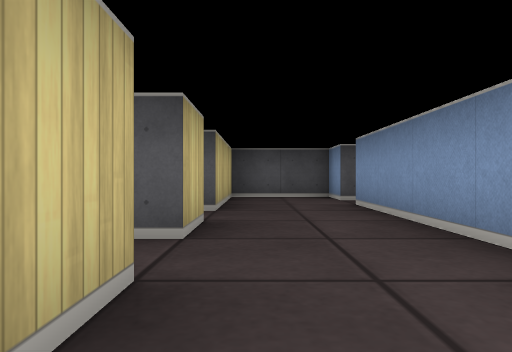
[1] (above)

18 first-person views from a walk through a cub3D maze. The camera is about half as high as the walls, looks level and sees 70° across. The floor is counted in squares. Each view is taken from the middle of a square. On the plan, view 1 faces up. The plan holds only what a view shows up to about 9 squares ahead; the rest is blank.

[2]
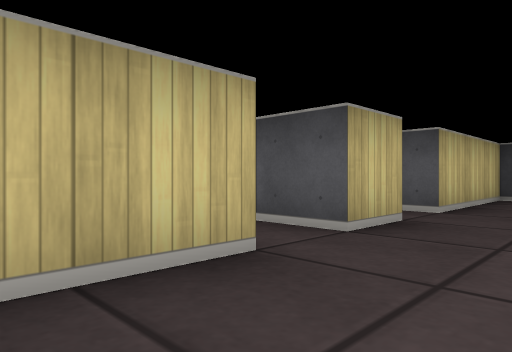

[3]
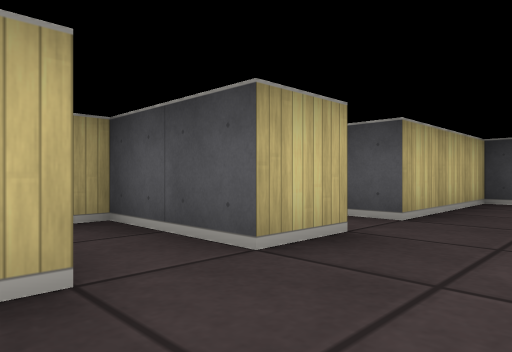

[4]
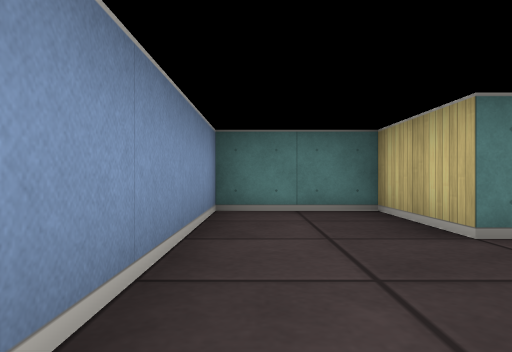

[5]
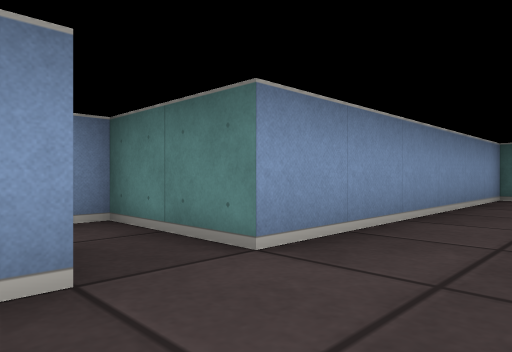

[6]
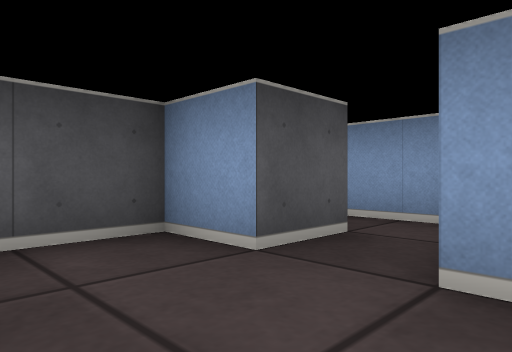

[7]
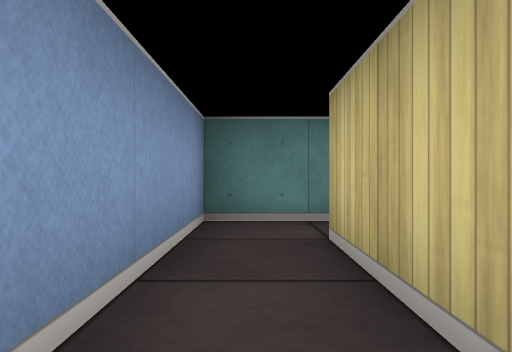

[8]
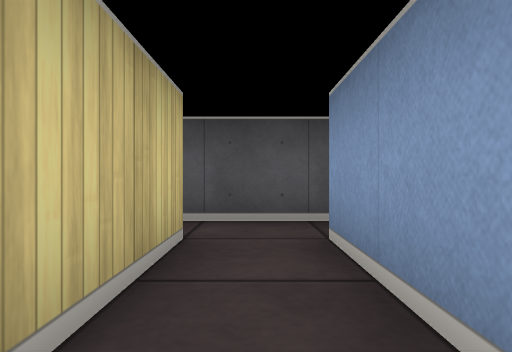

[9]
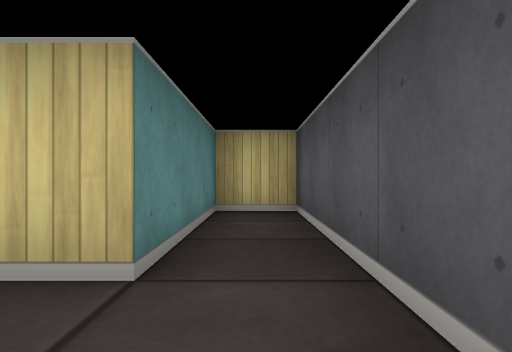

[10]
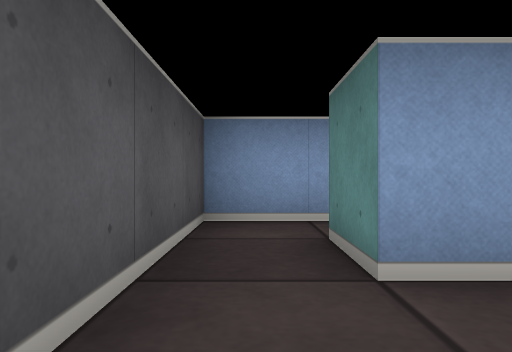

[11]
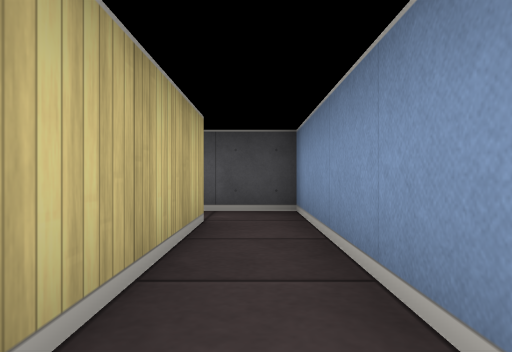

[12]
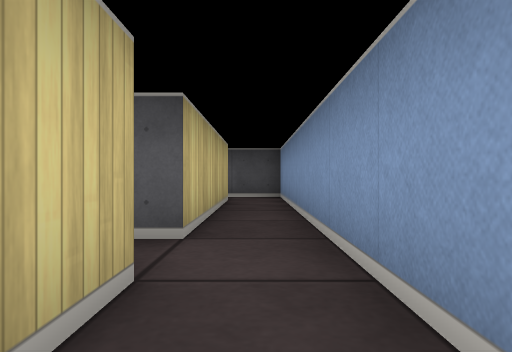

[13]
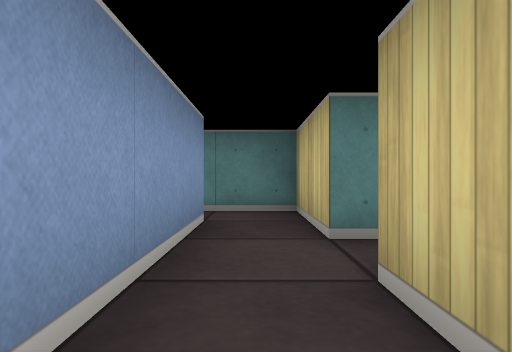

[14]
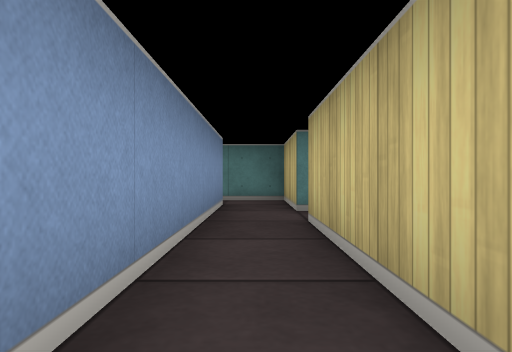

[15]
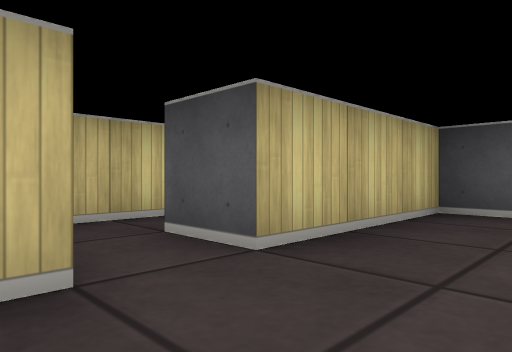

[16]
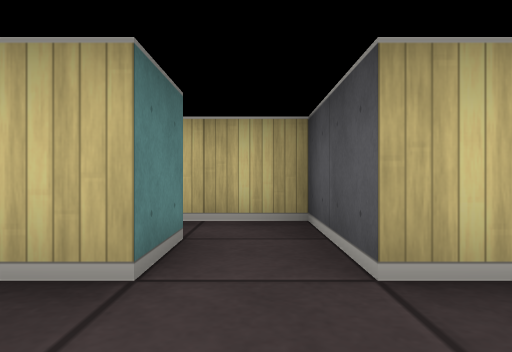

[17]
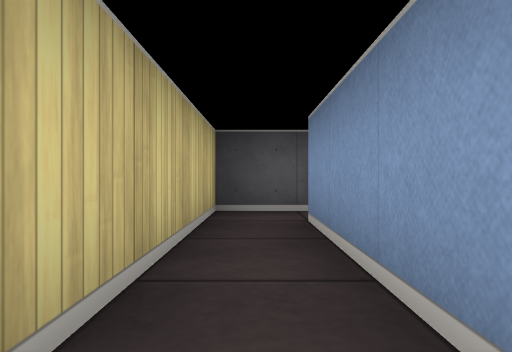

[18]
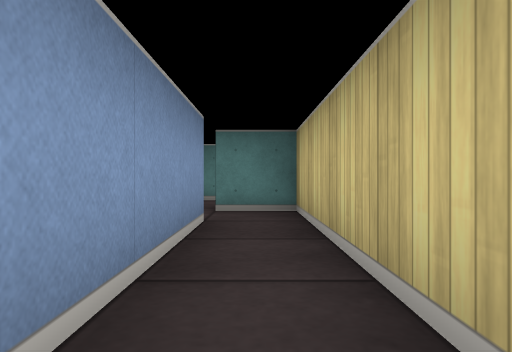

### Floor plan
Points are (right, up) in squares from view 1. A wall is a line through its corners. A room is listed if a view was taken in it or the views show most of it. See-through windows are left out.
Room 1 (views 1, 2, 3, 16)
walls: (-1.5, 1.5) (-0.5, 1.5) (-0.5, -0.5) (1.5, -0.5) (1.5, 2.5); (-0.5, 2.5) (-1.5, 2.5)
ways out: opening at (0.5, 3) to room 2; opening at (-1, 2) to room 8
Room 2 (views 4, 6, 15)
walls: (-0.5, 3.6) (-0.5, 2.5); (-0.5, 5.5) (-0.5, 4.5) (-1.5, 4.5); (1.5, 2.5) (1.5, 5.5)
ways out: opening at (0.5, 3) to room 1; opening at (0.5, 5) to room 3; opening at (-1, 4)
Room 3 (view 5)
walls: (1.5, 6.5) (1.5, 7.5) (-0.5, 7.5) (-0.5, 5.5)
ways out: opening at (0.5, 5) to room 2; opening at (2, 6) to room 5
Room 4 (views 7, 10)
walls: (3.5, 9.5) (-0.5, 9.5) (-0.5, 8.5) (2.5, 8.5) (2.5, 6.5); (3.5, 6.5) (3.5, 8.5)
ways out: opening at (3, 7.5) to room 5; opening at (4, 9) to room 6
Room 5 (view 8)
walls: (1.5, 5.5) (3.5, 5.5) (3.5, 6.5); (2.5, 6.5) (1.5, 6.5)
ways out: opening at (2, 6) to room 3; opening at (3, 7.5) to room 4
Room 6 (views 9, 11, 13, 14)
walls: (4.5, 3.5) (4.5, 2.5); (3.5, 8.5) (4.5, 8.5) (4.5, 4.5); (5.5, 2.5) (5.5, 9.5) (3.5, 9.5)
ways out: opening at (4, 9) to room 4; opening at (5, 3) to room 7; opening at (4, 4)
Room 7 (view 12)
walls: (4.5, 2.5) (4.5, 1.5) (5.8, 1.5)
ways out: opening at (5, 3) to room 6; opening at (6, 2)
Room 8 (views 17, 18)
walls: (-1.5, -1.5) (-1.5, 1.5); (-1.5, 2.5) (-2.5, 2.5) (-2.5, -2.5) (-1.5, -2.5)
ways out: opening at (-1, 2) to room 1; opening at (-1, -2)

Where each view was taken, in squares from view 1:
view 1: 0 up, 0 right, facing up
view 2: 0 up, 1 right, facing up-left
view 3: 1 up, 1 right, facing up-left
view 4: 4 up, 1 right, facing down
view 5: 7 up, 0 right, facing down-right
view 6: 5 up, 0 right, facing up-right
view 7: 9 up, 3 right, facing down
view 8: 6 up, 3 right, facing up
view 9: 9 up, 4 right, facing left
view 10: 9 up, 2 right, facing right
view 11: 5 up, 5 right, facing up
view 12: 2 up, 5 right, facing up
view 13: 6 up, 5 right, facing down
view 14: 8 up, 5 right, facing down
view 15: 3 up, 1 right, facing up-left
view 16: 2 up, 1 right, facing left
view 17: 2 down, 2 left, facing up
view 18: 2 up, 2 left, facing down
